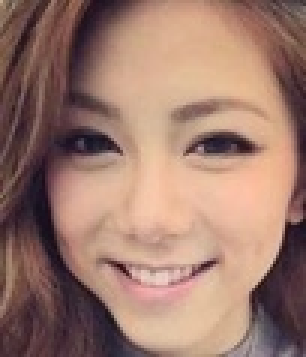
#> input picture train/Gloria/00001.jpg, 102 x 119 px, shrunk from 196 x 228 before the run (shown 3 times larger)
$ python GPT1.py
#> lines starting #> are read from the running program, lines starting #| are printed output that depends on the picture
# 1. 导入必要的库
import cv2
import numpy as np
from scipy.io import loadmat
from sklearn.svm import SVC

# 2. 加载数据并做处理
# 加载图片的数据并转换为灰度图
img_1 = cv2.imread('train/Gloria/00001.jpg', 0)
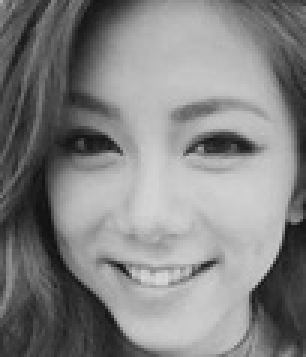
#> img_1: shape (119, 102) (shown 3 times larger); min 16, max 216, mean 130.8
img_2 = cv2.imread('train/Armas/1.jpg', 0)
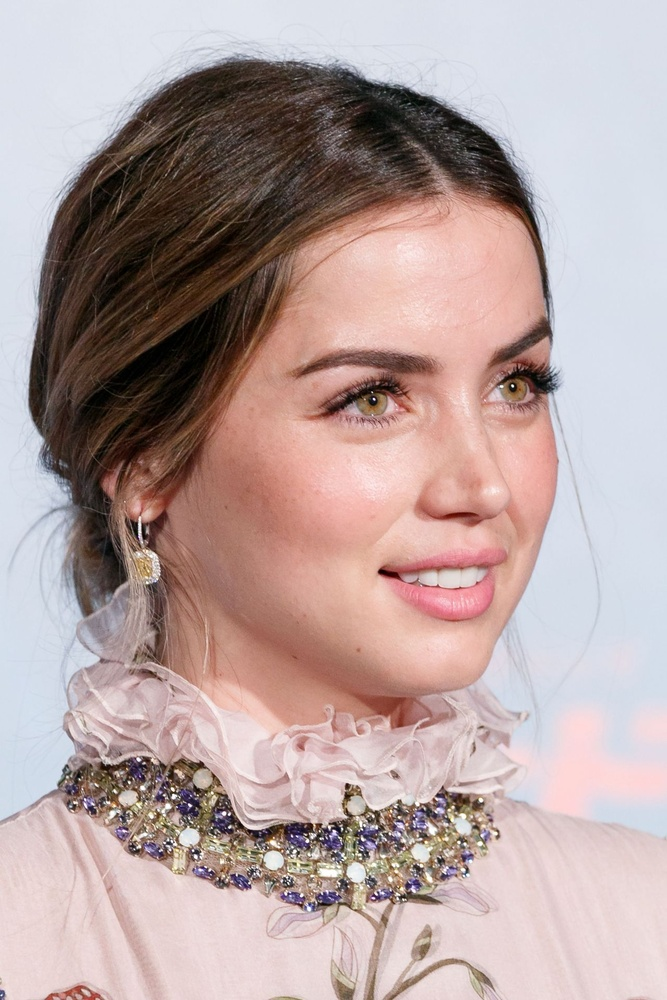
#> input picture train/Armas/1.jpg, 667 x 1000 px, shrunk from 1280 x 1920 before the run
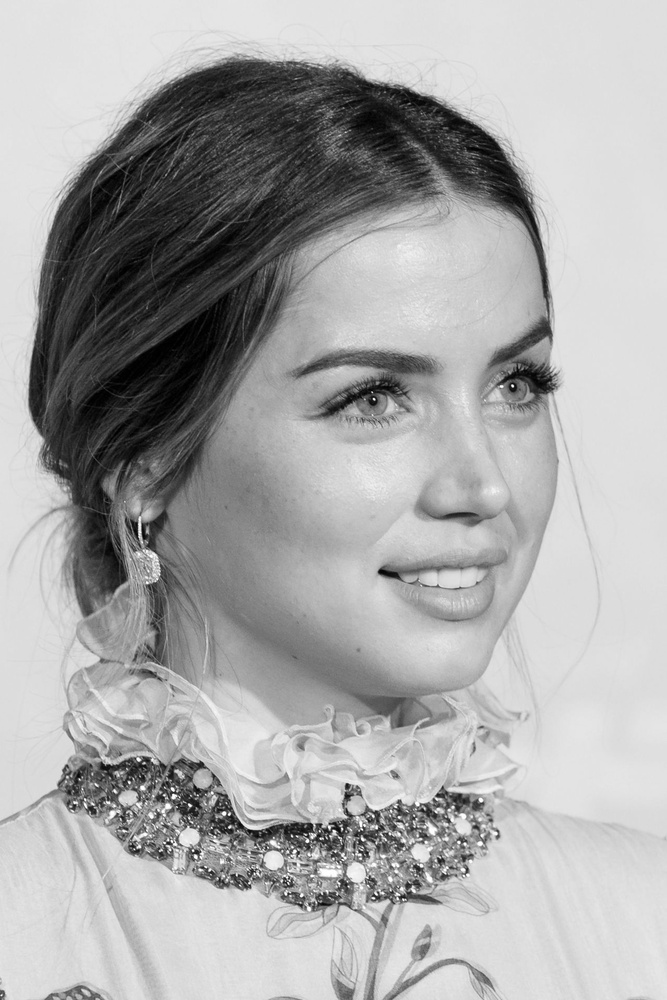
#> img_2: shape (1000, 667); min 0, max 255, mean 168.6
img_3 = cv2.imread('train/Gloria/00002.jpg', 0)
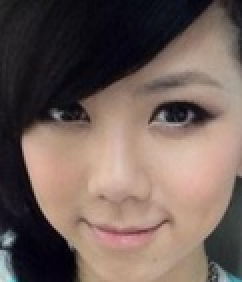
#> input picture train/Gloria/00002.jpg, 121 x 141 px, shrunk from 232 x 271 before the run (shown 2 times larger)
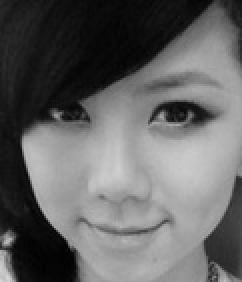
#> img_3: shape (141, 121) (shown 2 times larger); min 0, max 215, mean 99.5

# 使用滤波技术对图片和脸部信息做出优化
# 设置高斯参数
gaussian_ksize = (3, 3)
gaussian_sigma = 0.1
# 使用高斯滤波器对图片和脸部进行滤波
img1_gaussian = cv2.GaussianBlur(img_1, gaussian_ksize, gaussian_sigma)
img2_gaussian = cv2.GaussianBlur(img_2, gaussian_ksize, gaussian_sigma)
img3_gaussian = cv2.GaussianBlur(img_3, gaussian_ksize, gaussian_sigma)

# 使用PCA(主成分分析）技术和 SVM（支持向量机）对图片和脸部信息做处理
# 获取脸部提取特征向量
#> (the run stopped early here; a loop or call above may not have finished)
